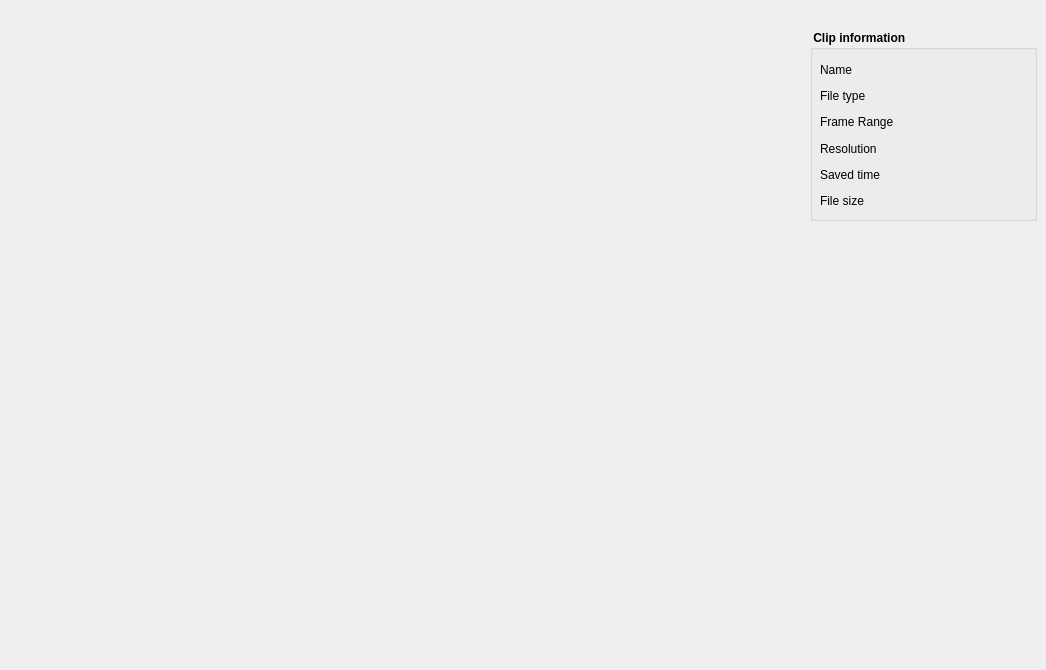
     <widget class="QWidget" name="tab_clip_2">
      <attribute name="title">
       <string>CLIP</string>
      </attribute>
      <widget class="QGroupBox" name="groupBox_asset_file_info_2">
       <property name="geometry">
        <rect>
         <x>810</x>
         <y>30</y>
         <width>227</width>
         <height>191</height>
        </rect>
       </property>
       <property name="font">
        <font>
         <bold>true</bold>
         <underline>false</underline>
         <strikeout>false</strikeout>
        </font>
       </property>
       <property name="title">
        <string> Clip information</string>
       </property>
       <property name="flat">
        <bool>false</bool>
       </property>
       <property name="checkable">
        <bool>false</bool>
       </property>
       <widget class="QWidget" name="verticalLayoutWidget_13">
        <property name="geometry">
         <rect>
          <x>10</x>
          <y>30</y>
          <width>74</width>
          <height>151</height>
         </rect>
        </property>
        <layout class="QVBoxLayout" name="verticalLayout_15">
         <item>
          <widget class="QLabel" name="label_51">
           <property name="font">
            <font>
             <pointsize>9</pointsize>
             <bold>false</bold>
             <underline>false</underline>
             <strikeout>false</strikeout>
            </font>
           </property>
           <property name="text">
            <string>Name</string>
           </property>
          </widget>
         </item>
         <item>
          <widget class="QLabel" name="label_52">
           <property name="font">
            <font>
             <pointsize>9</pointsize>
             <bold>false</bold>
             <underline>false</underline>
             <strikeout>false</strikeout>
            </font>
           </property>
           <property name="text">
            <string>File type</string>
           </property>
          </widget>
         </item>
         <item>
          <widget class="QLabel" name="label_53">
           <property name="font">
            <font>
             <pointsize>9</pointsize>
             <bold>false</bold>
             <underline>false</underline>
             <strikeout>false</strikeout>
            </font>
           </property>
           <property name="text">
            <string>Frame Range </string>
           </property>
          </widget>
         </item>
         <item>
          <widget class="QLabel" name="label_54">
           <property name="font">
            <font>
             <pointsize>9</pointsize>
             <bold>false</bold>
             <underline>false</underline>
             <strikeout>false</strikeout>
            </font>
           </property>
           <property name="text">
            <string>Resolution</string>
           </property>
          </widget>
         </item>
         <item>
          <widget class="QLabel" name="label_55">
           <property name="font">
            <font>
             <pointsize>9</pointsize>
             <bold>false</bold>
             <underline>false</underline>
             <strikeout>false</strikeout>
            </font>
           </property>
           <property name="text">
            <string>Saved time</string>
           </property>
          </widget>
         </item>
         <item>
          <widget class="QLabel" name="label_56">
           <property name="font">
            <font>
             <pointsize>9</pointsize>
             <bold>false</bold>
             <underline>false</underline>
             <strikeout>false</strikeout>
            </font>
           </property>
           <property name="text">
            <string>File size</string>
           </property>
          </widget>
         </item>
        </layout>
       </widget>
       <widget class="QWidget" name="verticalLayoutWidget_14">
        <property name="geometry">
         <rect>
          <x>90</x>
          <y>30</y>
          <width>131</width>
          <height>151</height>
         </rect>
        </property>
        <layout class="QVBoxLayout" name="verticalLayout_16">
         <item>
          <widget class="QLabel" name="label_clip_filename">
           <property name="font">
            <font>
             <pointsize>9</pointsize>
             <bold>false</bold>
             <underline>false</underline>
             <strikeout>false</strikeout>
            </font>
           </property>
           <property name="text">
            <string/>
           </property>
          </widget>
         </item>
         <item>
          <widget class="QLabel" name="label_clip_filetype">
           <property name="font">
            <font>
             <pointsize>9</pointsize>
             <bold>false</bold>
             <underline>false</underline>
             <strikeout>false</strikeout>
            </font>
           </property>
           <property name="text">
            <string/>
           </property>
          </widget>
         </item>
         <item>
          <widget class="QLabel" name="label_clip_framerange">
           <property name="font">
            <font>
             <pointsize>9</pointsize>
             <bold>false</bold>
             <underline>false</underline>
             <strikeout>false</strikeout>
            </font>
           </property>
           <property name="text">
            <string/>
           </property>
          </widget>
         </item>
         <item>
          <widget class="QLabel" name="label_clip_resolution">
           <property name="font">
            <font>
             <pointsize>9</pointsize>
             <bold>false</bold>
             <underline>false</underline>
             <strikeout>false</strikeout>
            </font>
           </property>
           <property name="text">
            <string/>
           </property>
          </widget>
         </item>
         <item>
          <widget class="QLabel" name="label_clip_savedtime">
           <property name="font">
            <font>
             <pointsize>9</pointsize>
             <bold>false</bold>
             <underline>false</underline>
             <strikeout>false</strikeout>
            </font>
           </property>
           <property name="text">
            <string/>
           </property>
          </widget>
         </item>
         <item>
          <widget class="QLabel" name="label_clip_filesize">
           <property name="font">
            <font>
             <pointsize>9</pointsize>
             <bold>false</bold>
             <underline>false</underline>
             <strikeout>false</strikeout>
            </font>
           </property>
           <property name="text">
            <string/>
           </property>
          </widget>
         </item>
        </layout>
       </widget>
      </widget>
      <widget class="QWidget" name="gridLayoutWidget_5">
       <property name="geometry">
        <rect>
         <x>10</x>
         <y>10</y>
         <width>791</width>
         <height>651</height>
        </rect>
       </property>
       <layout class="QGridLayout" name="gridLayout_clip"/>
      </widget>
     </widget>
